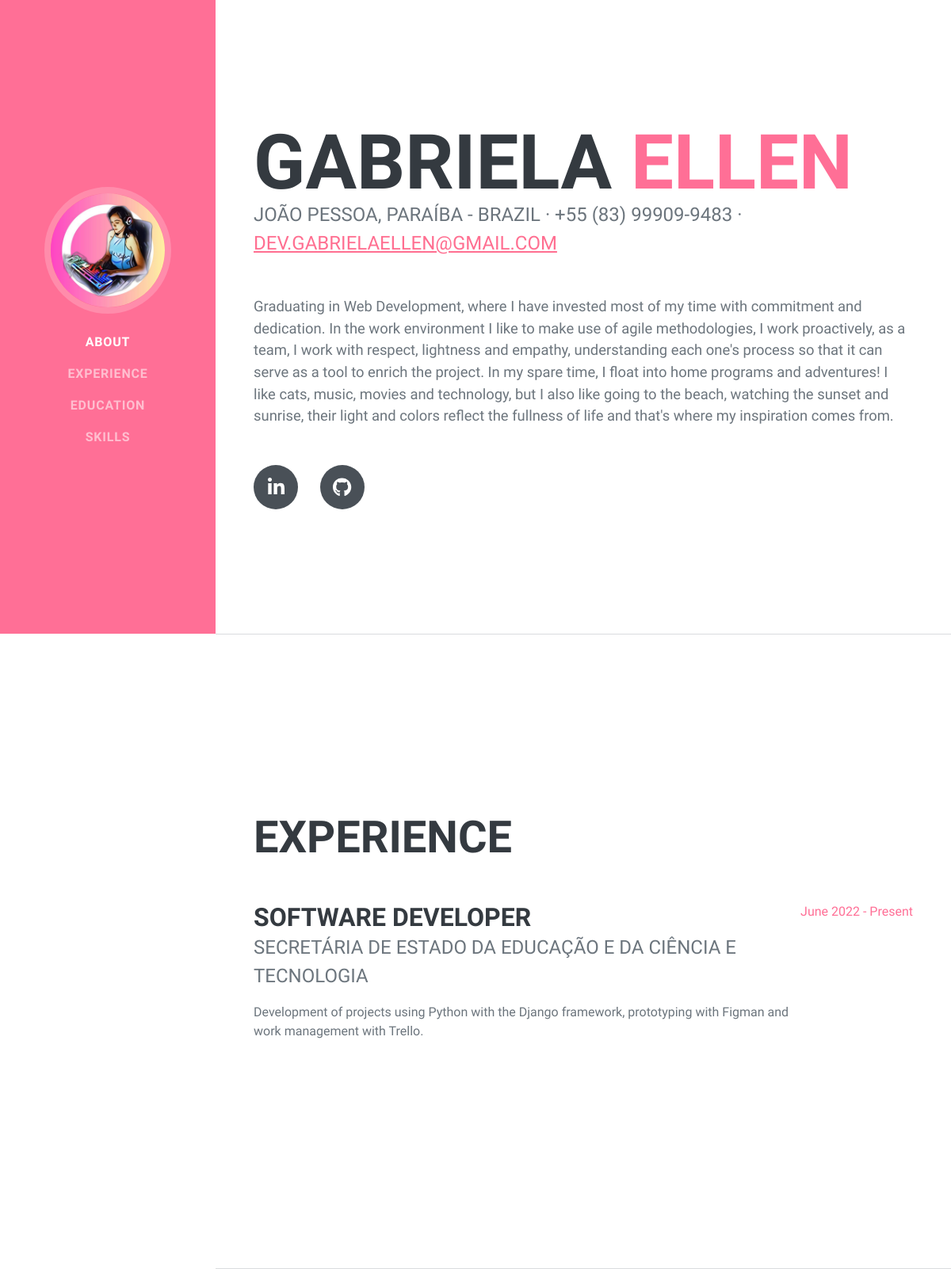
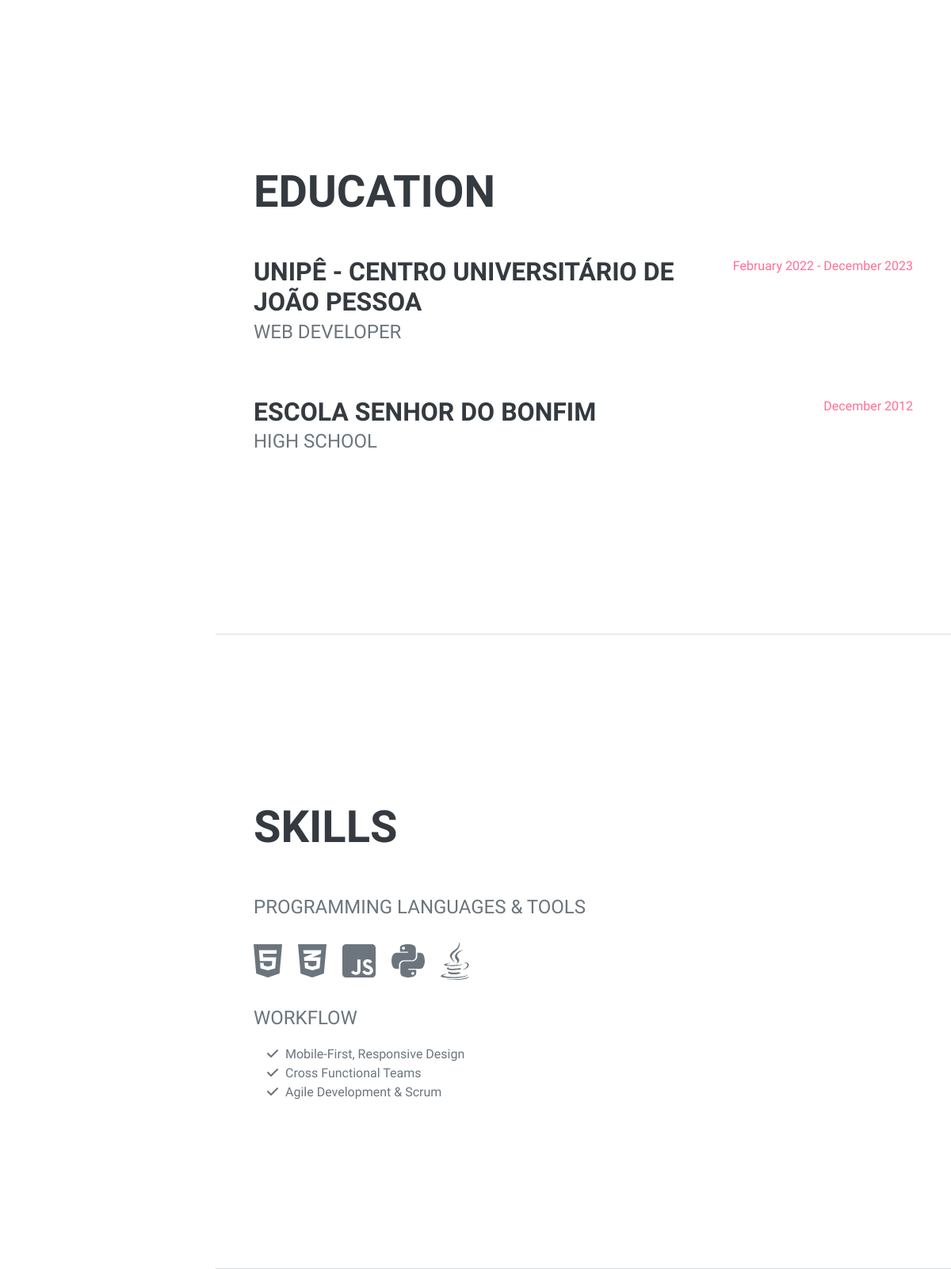
The page / on the database its author committed (2 pictures, top to bottom).
### feed/models.py (models this page shows, shortened)
class About(models.Model):
    first_name = models.CharField(max_length=10, default='')
    second_name = models.CharField(max_length=10,default='')
    description = models.TextField(default='')
    address = models.CharField(max_length=100, blank=True, null=True)
    phone = models.CharField(max_length=20, blank=True, null=True)
    email = models.EmailField(max_length=255, blank=True, null=True)
    link = models.URLField(max_length=200, default='')
    link_2 = models.URLField(max_length=200, default='')

class Experience(models.Model):
    profession = models.CharField(max_length=30)
    company = models.CharField(max_length=60)
    description = models.TextField(blank=False)

class Education(models.Model):
    course = models.CharField(max_length=30)
    institution = models.CharField(max_length=60)

class Skills(models.Model):
    workflow = models.CharField(max_length=50, default='')

### feed/views.py (the view)
# urls.py: path('', views.index, name='index')
def index(request):
    about = About.objects.all()
    experiences = Experience.objects.all()
    educations = Education.objects.all()
    skills = Skills.objects.all()
    context = {
        'about' : about,
        'experiences' : experiences,
        'educations' : educations,
        'skills' : skills
    }
    return render(request, 'index.html', context)

### templates/index.html (shortened to what this page needs)
{% load static %}
<!DOCTYPE html>
<html lang="en">
    <head>
        <link href={% static "css/styles.css" %} rel="stylesheet" />
    </head>
    <body id="page-top">
        <nav class="navbar navbar-expand-lg navbar-dark bg-primary fixed-top" id="sideNav">
            <a class="navbar-brand js-scroll-trigger" href="#page-top">
                <span class="d-none d-lg-block"><img class="img-fluid img-profile rounded-circle mx-auto mb-2" src={% static "img/profile.jpg"%} alt="..." /></span>
            </a>
            <div class="collapse navbar-collapse" id="navbarResponsive">
                <ul class="navbar-nav">
                    <li class="nav-item"><a class="nav-link js-scroll-trigger" href="#about">About</a></li>
                    <li class="nav-item"><a class="nav-link js-scroll-trigger" href="#experience">Experience</a></li>
                    <li class="nav-item"><a class="nav-link js-scroll-trigger" href="#education">Education</a></li>
                    <li class="nav-item"><a class="nav-link js-scroll-trigger" href="#skills">Skills</a></li>
                </ul>
            </div>
        </nav>
        <div class="container-fluid p-0">
            <section class="resume-section" id="about">
                <div class="resume-section-content">
                    {% for about in about %}
                    <h1 class="mb-0">
                        {{ about.first_name}}
                        <span class="text-primary">{{ about.second_name}}</span>
                    </h1>
                    <div class="subheading mb-5">
                        {{about.address}} · {{about.phone}} ·
                        <a href="mailto:name@email.com">{{ about.email }}</a>
                    </div>
                    <p class="lead mb-5">{{ about.description }}</p>
                    <div class="social-icons">
                        <a class="social-icon" href="{{ about.link}}" target="_blank" rel="noopener noreferrer"><i class="fab fa-linkedin-in"></i></a>
                        <a class="social-icon" href="{{ about.link_2 }}" target="_blank" rel="noopener noreferrer"><i class="fab fa-github"></i></a>
                    {% endfor %}
                    </div>
                </div>
            </section>
            <hr class="m-0" />
            <section class="resume-section" id="experience">
                <div class="resume-section-content">
                    <h2 class="mb-5">Experience</h2>
                    <div class="d-flex flex-column flex-md-row justify-content-between mb-5">
                        <div class="flex-grow-1">
                            {% for experience in experiences %}
                            <h3 class="mb-0">{{ experience.profession }}</h3>
                            <div class="subheading mb-3">{{ experience.company}}</div>
                            <p>
                                {{ experience.description }}</p>
                            {% endfor %}
                        </div>
                        <div class="flex-shrink-0"><span class="text-primary">June 2022 - Present</span></div>
                    </div>
                </div>
            </section>
            <hr class="m-0" />
            <section class="resume-section" id="education">
                <div class="resume-section-content">
                    <h2 class="mb-5">Education</h2>
                    <div class="d-flex flex-column flex-md-row justify-content-between mb-5">
                        <div class="flex-grow-1">
                            {% for education in educations %}
                            <h3 class="mb-0">{{education.institution}}</h3>
                            <div class="subheading mb-3">{{education.course}}</div>
                            {% endfor %}
                        </div>
                        <div class="flex-shrink-0"><span class="text-primary">February 2022 - December 2023</span></div>
                    </div>
                    <div class="d-flex flex-column flex-md-row justify-content-between">
                        <div class="flex-grow-1">
                            <h3 class="mb-0">Escola Senhor do Bonfim</h3>
                            <div class="subheading mb-3">High School
                            </div>
                        </div>
                        <div class="flex-shrink-0"><span class="text-primary"> December 2012</span></div>
                    </div>
                </div>
            </section>
            <hr class="m-0" />
            <section class="resume-section" id="skills">
                <div class="resume-section-content">
                    <h2 class="mb-5">Skills</h2>
                    <div class="subheading mb-3">Programming Languages & Tools</div>
                    <ul class="list-inline dev-icons">
                        <li class="list-inline-item"><i class="fab fa-html5"></i></li>
                        <li class="list-inline-item"><i class="fab fa-css3-alt"></i></li>
                        <li class="list-inline-item"><i class="fab fa-js-square"></i></li>
                        <li class="list-inline-item"><i class="fab fa-python"></i></li>
                        <li class="list-inline-item"><i class="fab fa-java"></i></li>
                    </ul>
                    <div class="subheading mb-3">Workflow</div>
                    {% for skills in skills %}
                    <ul class="fa-ul mb-0">
                        <li>
                            <span class="fa-li"><i class="fas fa-check"></i></span>
                            {{skills.workflow}}
                        </li>
                    </ul>
                    {% endfor %}
                </div>
            </section>
        </div>
    </body>
</html>

### rows shown on the page
About: first_name "GABRIELA", second_name "ELLEN", address "JOÃO PESSOA, PARAÍBA - BRAZIL", phone "+55 (83) 99909-9483", email "DEV.GABRIELAELLEN@GMAIL.COM", description "Graduating in Web Development, where I have invested most of my time with commitment and dedication. In the work environment I like to make use of agile methodologies, I work proactively, as a team, I work with respect, lightness and empathy, understanding each one's process so that it can serve as a tool to enrich the project. In my spare time, I float into home programs and adventures! I like cats, music, movies and technology, but I also like going to the beach, watching the sunset and sunrise, their light and colors reflect the fullness of life and that's where my inspiration comes from."
Experience: profession "SOFTWARE DEVELOPER", company "SECRETÁRIA DE ESTADO DA EDUCAÇÃO E DA CIÊNCIA E TECNOLOGIA", description "Development of projects using Python with the Django framework, prototyping with Figman and work management with Trello."
Education: institution "UNIPÊ - CENTRO UNIVERSITÁRIO DE JOÃO PESSOA", course "WEB DEVELOPER"
Skills: workflow "Mobile-First, Responsive Design"
Skills: workflow "Cross Functional Teams"
Skills: workflow "Agile Development & Scrum"
